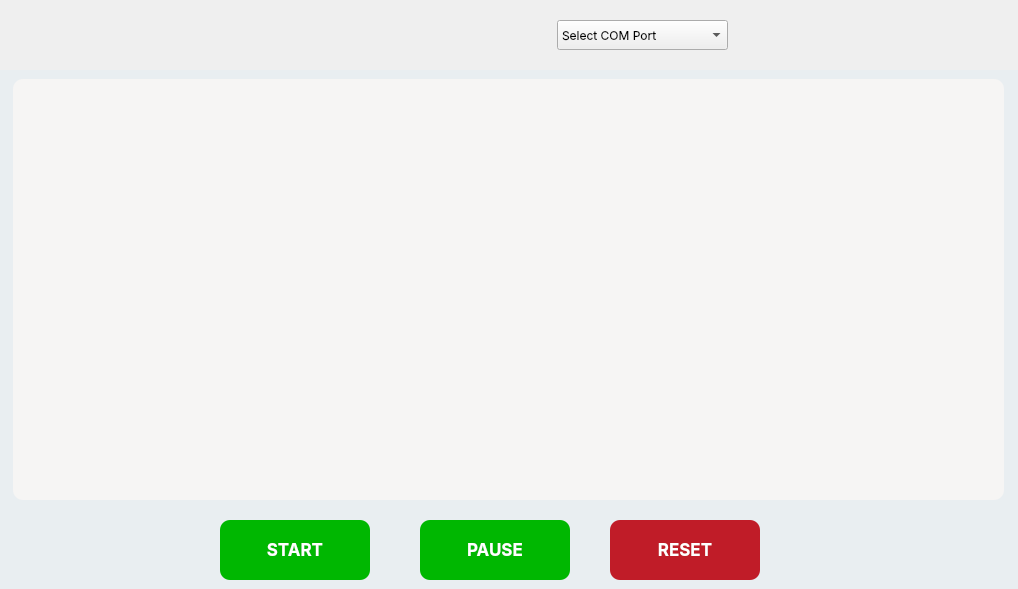
<?xml version="1.0" encoding="UTF-8"?>
<ui version="4.0">
 <class>MainWindow</class>
 <widget class="QMainWindow" name="MainWindow">
  <property name="geometry">
   <rect>
    <x>0</x>
    <y>0</y>
    <width>1018</width>
    <height>589</height>
   </rect>
  </property>
  <property name="windowTitle">
   <string>MainWindow</string>
  </property>
  <property name="windowIcon">
   <iconset>
    <normaloff>rsc/CTTM v1.0.0.ico</normaloff>rsc/CTTM v1.0.0.ico</iconset>
  </property>
  <property name="styleSheet">
   <string notr="true"/>
  </property>
  <widget class="QWidget" name="centralwidget">
   <property name="styleSheet">
    <string notr="true"/>
   </property>
   <widget class="QLabel" name="label_A">
    <property name="geometry">
     <rect>
      <x>0</x>
      <y>70</y>
      <width>530</width>
      <height>1024</height>
     </rect>
    </property>
    <property name="font">
     <font>
      <family>SF Pro Display</family>
      <pointsize>23</pointsize>
      <weight>75</weight>
      <bold>true</bold>
     </font>
    </property>
    <property name="text">
     <string/>
    </property>
    <property name="scaledContents">
     <bool>false</bool>
    </property>
   </widget>
   <widget class="QPushButton" name="button_A">
    <property name="geometry">
     <rect>
      <x>950</x>
      <y>10</y>
      <width>40</width>
      <height>40</height>
     </rect>
    </property>
    <property name="font">
     <font>
      <family>SF Pro Display</family>
      <weight>75</weight>
      <bold>true</bold>
     </font>
    </property>
    <property name="autoFillBackground">
     <bool>false</bool>
    </property>
    <property name="styleSheet">
     <string notr="true">background-color: transparent;
border:none;</string>
    </property>
    <property name="text">
     <string/>
    </property>
   </widget>
   <widget class="QFrame" name="screen_1">
    <property name="geometry">
     <rect>
      <x>-20</x>
      <y>70</y>
      <width>1041</width>
      <height>521</height>
     </rect>
    </property>
    <property name="font">
     <font>
      <family>SF Pro Display</family>
     </font>
    </property>
    <property name="styleSheet">
     <string notr="true">background-color: rgb(233, 238, 241);</string>
    </property>
    <property name="frameShape">
     <enum>QFrame::StyledPanel</enum>
    </property>
    <property name="frameShadow">
     <enum>QFrame::Raised</enum>
    </property>
    <widget class="QLabel" name="label_15">
     <property name="geometry">
      <rect>
       <x>480</x>
       <y>30</y>
       <width>441</width>
       <height>71</height>
      </rect>
     </property>
     <property name="font">
      <font>
       <family>SF Pro Display</family>
       <pointsize>52</pointsize>
       <weight>75</weight>
       <bold>true</bold>
       <kerning>true</kerning>
      </font>
     </property>
     <property name="styleSheet">
      <string notr="true">background-color: transparent;
color: rgb(154, 153, 150);</string>
     </property>
     <property name="text">
      <string>FTM-100</string>
     </property>
     <property name="alignment">
      <set>Qt::AlignRight|Qt::AlignTrailing|Qt::AlignVCenter</set>
     </property>
    </widget>
    <widget class="QLabel" name="label_16">
     <property name="geometry">
      <rect>
       <x>510</x>
       <y>120</y>
       <width>411</width>
       <height>51</height>
      </rect>
     </property>
     <property name="font">
      <font>
       <family>SF Pro Display</family>
       <pointsize>19</pointsize>
       <weight>75</weight>
       <bold>true</bold>
       <kerning>true</kerning>
      </font>
     </property>
     <property name="styleSheet">
      <string notr="true">background-color: transparent;
color: rgb(154, 153, 150);</string>
     </property>
     <property name="text">
      <string> Flexural Testing Machine</string>
     </property>
     <property name="alignment">
      <set>Qt::AlignRight|Qt::AlignTrailing|Qt::AlignVCenter</set>
     </property>
    </widget>
    <widget class="QLabel" name="label_17">
     <property name="geometry">
      <rect>
       <x>430</x>
       <y>180</y>
       <width>541</width>
       <height>131</height>
      </rect>
     </property>
     <property name="font">
      <font>
       <family>SF Pro Display</family>
       <pointsize>14</pointsize>
       <weight>50</weight>
       <bold>false</bold>
       <kerning>true</kerning>
      </font>
     </property>
     <property name="styleSheet">
      <string notr="true">background-color: transparent;
color: rgb(154, 153, 150);</string>
     </property>
     <property name="text">
      <string>Flexural Testing Machine (FTM) is a testing simulator for cardiovascular catheters to identify the maximum perpendicular force tolerable by catheters without permanent deformation.</string>
     </property>
     <property name="alignment">
      <set>Qt::AlignLeading|Qt::AlignLeft|Qt::AlignVCenter</set>
     </property>
     <property name="wordWrap">
      <bool>true</bool>
     </property>
    </widget>
    <widget class="QPushButton" name="button_2">
     <property name="geometry">
      <rect>
       <x>120</x>
       <y>110</y>
       <width>250</width>
       <height>50</height>
      </rect>
     </property>
     <property name="font">
      <font>
       <family>SF Pro Display</family>
       <pointsize>12</pointsize>
       <weight>75</weight>
       <bold>true</bold>
      </font>
     </property>
     <property name="styleSheet">
      <string notr="true">QPushButton{
background-color:#3BADED;
color: rgb(255, 255, 255);
border:none;
border-radius:10;
}

QPushButton:pressed{
background-color:#308DC2
}

</string>
     </property>
     <property name="text">
      <string>Real-Time Graph</string>
     </property>
    </widget>
    <widget class="QPushButton" name="button_4">
     <property name="geometry">
      <rect>
       <x>120</x>
       <y>270</y>
       <width>250</width>
       <height>50</height>
      </rect>
     </property>
     <property name="font">
      <font>
       <family>SF Pro Display</family>
       <pointsize>12</pointsize>
       <weight>75</weight>
       <bold>true</bold>
      </font>
     </property>
     <property name="styleSheet">
      <string notr="true">QPushButton{
background-color:rgb(170, 0, 0);
color: rgb(255, 255, 255);
border:none;
border-radius:10;
}

QPushButton:pressed{
background-color:rgb(140, 0, 0);
}
</string>
     </property>
     <property name="text">
      <string>Exit</string>
     </property>
    </widget>
    <widget class="QLabel" name="label_50">
     <property name="geometry">
      <rect>
       <x>100</x>
       <y>60</y>
       <width>291</width>
       <height>311</height>
      </rect>
     </property>
     <property name="styleSheet">
      <string notr="true">background-color: rgb(255, 255, 255);
border-radius: 20;</string>
     </property>
     <property name="text">
      <string/>
     </property>
    </widget>
    <widget class="QPushButton" name="button_3">
     <property name="geometry">
      <rect>
       <x>120</x>
       <y>190</y>
       <width>250</width>
       <height>50</height>
      </rect>
     </property>
     <property name="font">
      <font>
       <family>SF Pro Display</family>
       <pointsize>12</pointsize>
       <weight>75</weight>
       <bold>true</bold>
      </font>
     </property>
     <property name="styleSheet">
      <string notr="true">QPushButton{
background-color:#3BADED;
color: rgb(255, 255, 255);
border:none;
border-radius:10;
}

QPushButton:pressed{
background-color:#308DC2
}
</string>
     </property>
     <property name="text">
      <string>View Process Graph</string>
     </property>
    </widget>
    <zorder>label_15</zorder>
    <zorder>label_16</zorder>
    <zorder>label_17</zorder>
    <zorder>label_50</zorder>
    <zorder>button_2</zorder>
    <zorder>button_3</zorder>
    <zorder>button_4</zorder>
   </widget>
   <widget class="QComboBox" name="comboBox">
    <property name="geometry">
     <rect>
      <x>557</x>
      <y>20</y>
      <width>171</width>
      <height>30</height>
     </rect>
    </property>
    <property name="font">
     <font>
      <family>SF Pro Display</family>
     </font>
    </property>
    <property name="focusPolicy">
     <enum>Qt::NoFocus</enum>
    </property>
    <property name="currentIndex">
     <number>0</number>
    </property>
    <item>
     <property name="text">
      <string>Select COM Port</string>
     </property>
    </item>
   </widget>
   <widget class="QLabel" name="label_9">
    <property name="geometry">
     <rect>
      <x>738</x>
      <y>20</y>
      <width>201</width>
      <height>30</height>
     </rect>
    </property>
    <property name="styleSheet">
     <string notr="true">color:rgb(255, 0, 0)</string>
    </property>
    <property name="text">
     <string/>
    </property>
   </widget>
   <widget class="QFrame" name="screen_2">
    <property name="geometry">
     <rect>
      <x>0</x>
      <y>70</y>
      <width>1024</width>
      <height>530</height>
     </rect>
    </property>
    <property name="font">
     <font>
      <family>SF Pro Display</family>
     </font>
    </property>
    <property name="styleSheet">
     <string notr="true">background-color: rgb(233, 238, 241);</string>
    </property>
    <property name="frameShape">
     <enum>QFrame::NoFrame</enum>
    </property>
    <property name="frameShadow">
     <enum>QFrame::Plain</enum>
    </property>
    <widget class="QPushButton" name="button_7">
     <property name="geometry">
      <rect>
       <x>220</x>
       <y>450</y>
       <width>150</width>
       <height>60</height>
      </rect>
     </property>
     <property name="font">
      <font>
       <family>SF Pro Display</family>
       <pointsize>13</pointsize>
       <weight>75</weight>
       <bold>true</bold>
      </font>
     </property>
     <property name="styleSheet">
      <string notr="true">QPushButton{
background-color:rgb(0, 183, 1);
color: rgb(255, 255, 255);
border:none;
border-radius:10;
}

QPushButton:pressed{
background-color:rgb(0, 116, 1)
}
</string>
     </property>
     <property name="text">
      <string>START</string>
     </property>
    </widget>
    <widget class="QPushButton" name="button_9">
     <property name="geometry">
      <rect>
       <x>610</x>
       <y>450</y>
       <width>150</width>
       <height>60</height>
      </rect>
     </property>
     <property name="font">
      <font>
       <family>SF Pro Display</family>
       <pointsize>13</pointsize>
       <weight>75</weight>
       <bold>true</bold>
      </font>
     </property>
     <property name="styleSheet">
      <string notr="true">QPushButton{
background-color: rgb(192, 28, 40);
color: rgb(255, 255, 255);
border:none;
border-radius:10;
}

QPushButton:pressed{
background-color:rgb(165, 29, 45);
}
</string>
     </property>
     <property name="text">
      <string>RESET</string>
     </property>
    </widget>
    <widget class="QFrame" name="feed_graph">
     <property name="geometry">
      <rect>
       <x>13</x>
       <y>9</y>
       <width>991</width>
       <height>421</height>
      </rect>
     </property>
     <property name="font">
      <font>
       <family>SF Pro Display</family>
      </font>
     </property>
     <property name="styleSheet">
      <string notr="true">background-color: rgb(246, 245, 244);
border-radius:10px;
color: rgb(192, 28, 40);</string>
     </property>
     <property name="frameShape">
      <enum>QFrame::StyledPanel</enum>
     </property>
     <property name="frameShadow">
      <enum>QFrame::Raised</enum>
     </property>
    </widget>
    <widget class="QPushButton" name="button_8">
     <property name="geometry">
      <rect>
       <x>420</x>
       <y>450</y>
       <width>150</width>
       <height>60</height>
      </rect>
     </property>
     <property name="font">
      <font>
       <family>SF Pro Display</family>
       <pointsize>13</pointsize>
       <weight>75</weight>
       <bold>true</bold>
      </font>
     </property>
     <property name="styleSheet">
      <string notr="true">QPushButton{
background-color:rgb(0, 183, 1);
color: rgb(255, 255, 255);
border:none;
border-radius:10;
}

QPushButton:pressed{
background-color:rgb(0, 116, 1)
}
</string>
     </property>
     <property name="text">
      <string>PAUSE</string>
     </property>
    </widget>
   </widget>
   <widget class="QFrame" name="screen_3">
    <property name="geometry">
     <rect>
      <x>0</x>
      <y>70</y>
      <width>1024</width>
      <height>530</height>
     </rect>
    </property>
    <property name="font">
     <font>
      <family>SF Pro Display</family>
     </font>
    </property>
    <property name="styleSheet">
     <string notr="true">background-color: rgb(233, 238, 241);</string>
    </property>
    <property name="frameShape">
     <enum>QFrame::NoFrame</enum>
    </property>
    <property name="frameShadow">
     <enum>QFrame::Plain</enum>
    </property>
    <widget class="QFrame" name="feed_graph_3">
     <property name="geometry">
      <rect>
       <x>110</x>
       <y>30</y>
       <width>801</width>
       <height>401</height>
      </rect>
     </property>
     <property name="font">
      <font>
       <family>SF Pro Display</family>
      </font>
     </property>
     <property name="styleSheet">
      <string notr="true">background-color: rgb(246, 245, 244);
border-radius:10px;
color: rgb(192, 28, 40);</string>
     </property>
     <property name="frameShape">
      <enum>QFrame::StyledPanel</enum>
     </property>
     <property name="frameShadow">
      <enum>QFrame::Raised</enum>
     </property>
    </widget>
    <widget class="QPushButton" name="button_20">
     <property name="geometry">
      <rect>
       <x>430</x>
       <y>440</y>
       <width>191</width>
       <height>60</height>
      </rect>
     </property>
     <property name="font">
      <font>
       <family>SF Pro Display</family>
       <pointsize>13</pointsize>
       <weight>75</weight>
       <bold>true</bold>
      </font>
     </property>
     <property name="styleSheet">
      <string notr="true">QPushButton{
background-color: rgb(192, 28, 40);
color: rgb(255, 255, 255);
border:none;
border-radius:10;
}

QPushButton:pressed{
background-color:rgb(165, 29, 45);
}
</string>
     </property>
     <property name="text">
      <string>Load CSV File</string>
     </property>
    </widget>
   </widget>
   <zorder>label_A</zorder>
   <zorder>button_A</zorder>
   <zorder>comboBox</zorder>
   <zorder>label_9</zorder>
   <zorder>screen_3</zorder>
   <zorder>screen_1</zorder>
   <zorder>screen_2</zorder>
  </widget>
 </widget>
 <resources/>
 <connections/>
</ui>
